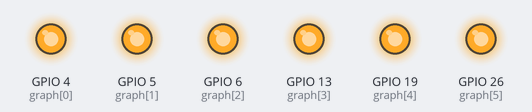
Recording of a program running on a simulated Raspberry Pi (BCM pin numbers). Parts: output pins drawn as LEDs (lit = HIGH). At 5.0 s the program stops and its outputs stay as they are.

Above: at 0.1 s.
At 1.1 s:
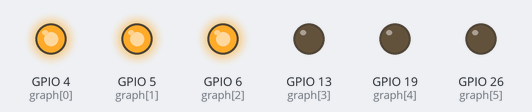
At 2.1 s:
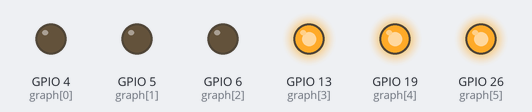
At 3.1 s:
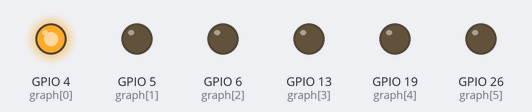
At 5.1 s:
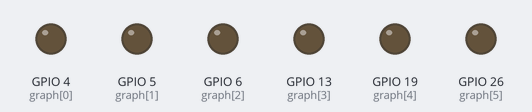
Timing chart, 0 to 6.5 s (numbered marks = the images above):
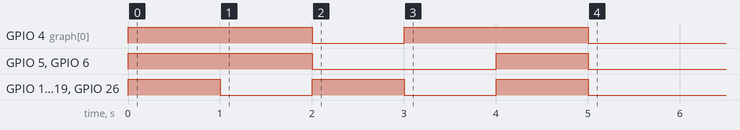

Measured:
- by itself, GPIO 4 (graph[0]): alternates HIGH for 2.0 s and LOW for 1.0 s
- by itself, GPIO 5 (graph[1]), GPIO 6 (graph[2]): LOW → HIGH at 0.00 s, → LOW 2.0 s later, → HIGH 2.0 s later, → LOW 1.0 s later
- by itself, GPIO 13 (graph[3]), GPIO 19 (graph[4]), GPIO 26 (graph[5]): alternates HIGH for 1.0 s and LOW for 1.0 s

The program:

led_bargraph.py
```python
#硬件：RaspiberryPi 4B
#连接方式：BCM4，5，6，13，19，26 ---  连接各个led一端
#         GND OV (board:pin39) ---  连接led另一端
#内容：运行程序，LED集合灯各自运行

from signal import pause
from gpiozero import LEDBarGraph
from time import sleep
#BCM编码
graph = LEDBarGraph(4, 5, 6, 13, 19, 26, )

graph.value = 1  # (1, 1, 1, 1, 1, 1)
sleep(1)
graph.value = 1/2  # (1, 1, 1, 0, 0, 0)
sleep(1)
graph.value = -1/2  # (0, 0, 0, 1, 1, 1)
sleep(1)
graph.value = 1/4  # (1, 0, 0, 0, 0, 0)
sleep(1)
graph.value = -1  # (1, 1, 1, 1, 1, 1)
sleep(1)
```
